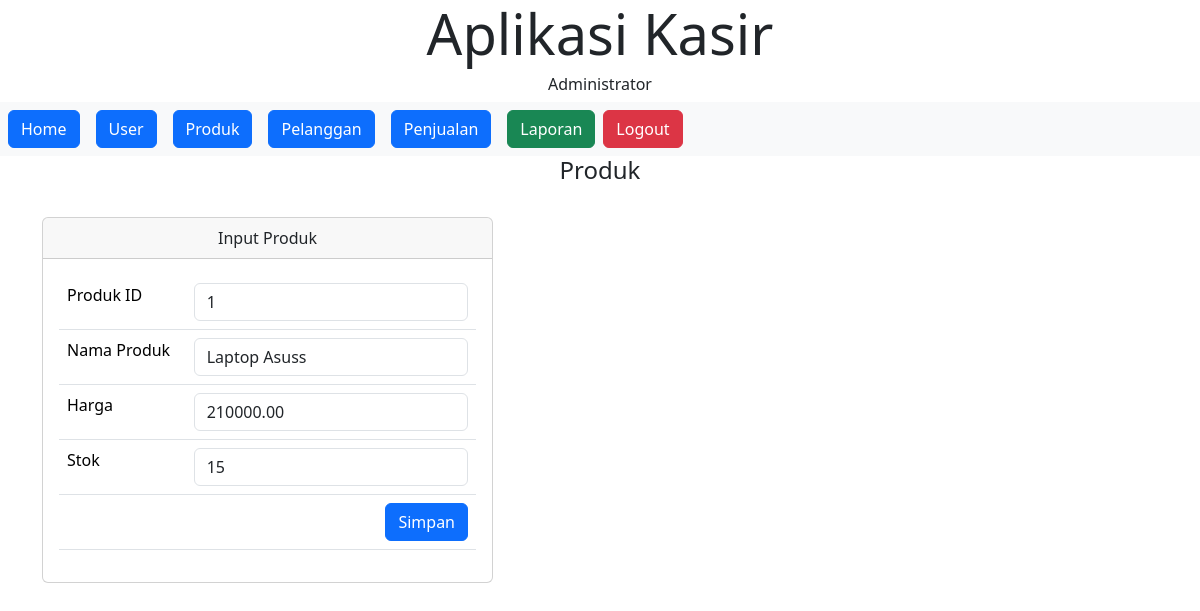
Before: /admin.php?page=edit_produk&ProdukID=1 (signed in) with the older database file.
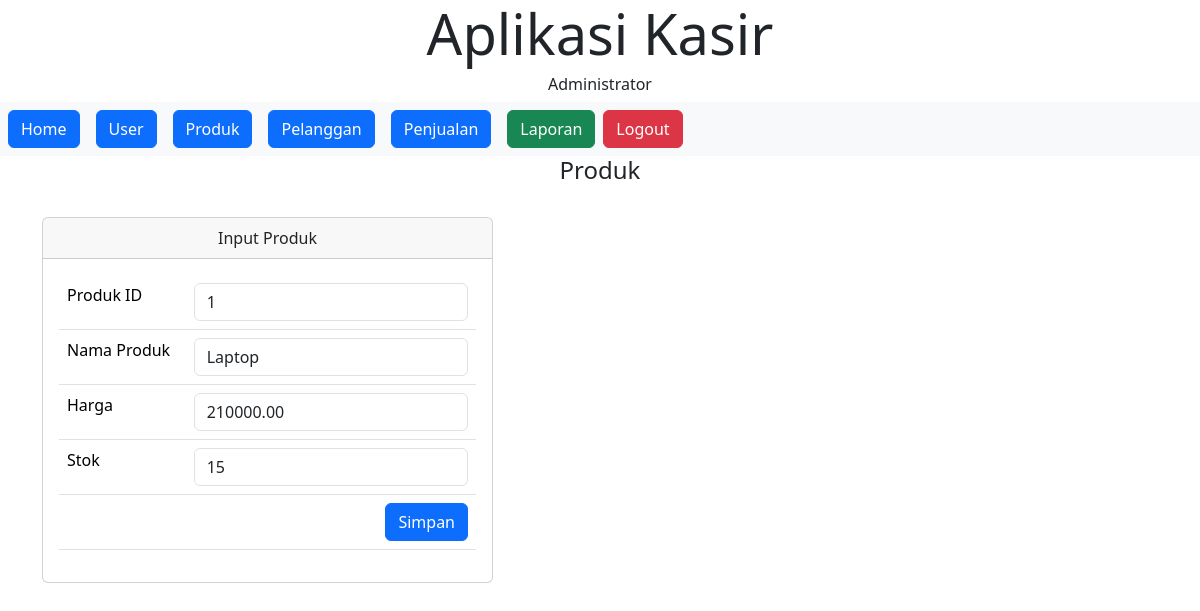
After: the same page with the newer database file.
### tables this page shows
CREATE TABLE `produk` (
  `ProdukID` int NOT NULL,
  `NamaProduk` varchar(255) NOT NULL,
  `Harga` decimal(10,2) NOT NULL,
  `Stok` int NOT NULL
);

### function/class.produk.php (called while the page is built, shortened)
<?php
include_once 'config.php';
class Produk
{
    protected $db;
    public function __construct()
    {
        $this->db = new Database();
        $this->db = $this->db->return_db();
    }
    public function get_idproduk($ProdukID)
    {
        $query = $this->db->prepare("SELECT * FROM produk WHERE ProdukID='$ProdukID'");
        $query->execute();
        $hasil =  $query->get_result();
        return $hasil;
    }
}
?>

### function/config.php (called while the page is built)
<?php
class Database
{
    public $connect;
    public function __construct()
    {
        $this->connect = mysqli_connect("localhost","root","","kasir");
    }
    function return_db()
    {
        return $this->connect;
    }
}
?>

### page/edit_produk.php (the view)
<div class="container">
    <div class="col-lg-12">
        <h4 align="center">Produk</h4>
        <br>
        <div class="row">
            <div class="col-sm-5">
                <div class="card">
                    <div class="card-header">
                        Input Produk
                    </div>
                    <div class="card-body">
                        <form action="proses/proses_produk.php?aksi=update" method="POST">
                            <?php
                            include_once "function/class.produk.php";
                            $produk = new Produk();
                            foreach ($produk->get_idproduk($_GET['ProdukID']) as $data) {
                            ?>
                            <table class="table table-hover">
                                <tr>
                                    <td>Produk ID</td>
                                    <td><input type="text" name="ProdukID" value="<?php echo $data['ProdukID'] ?>" class="form-control" readonly ></td>
                                </tr>
                                <tr>
                                    <td>Nama Produk</td>
                                    <td><input type="text" name="NamaProduk" value="<?php echo $data['NamaProduk'] ?>" class="form-control"></td>
                                </tr>
                                <tr>
                                    <td>Harga</td>
                                    <td><input type="text" name="Harga" value="<?php echo $data['Harga'] ?>" class="form-control"></td>
                                </tr>
                                <tr>
                                    <td>Stok</td>
                                    <td><input type="text" name="Stok" value="<?php echo $data['Stok'] ?>" class="form-control"></td>
                                </tr>
                                <tr>
                                    <td colspan="2" align="right"><button type="submit" class="btn btn-primary">Simpan</button></td>
                                </tr>
                            </table>
                        </form>
                        <?php }?>
                    </div>
                </div>
            </div>
        </div>
    </div>
</div>

Changed rows visible on the page:
changed produk id 1: NamaProduk "Laptop Asuss" → "Laptop"
